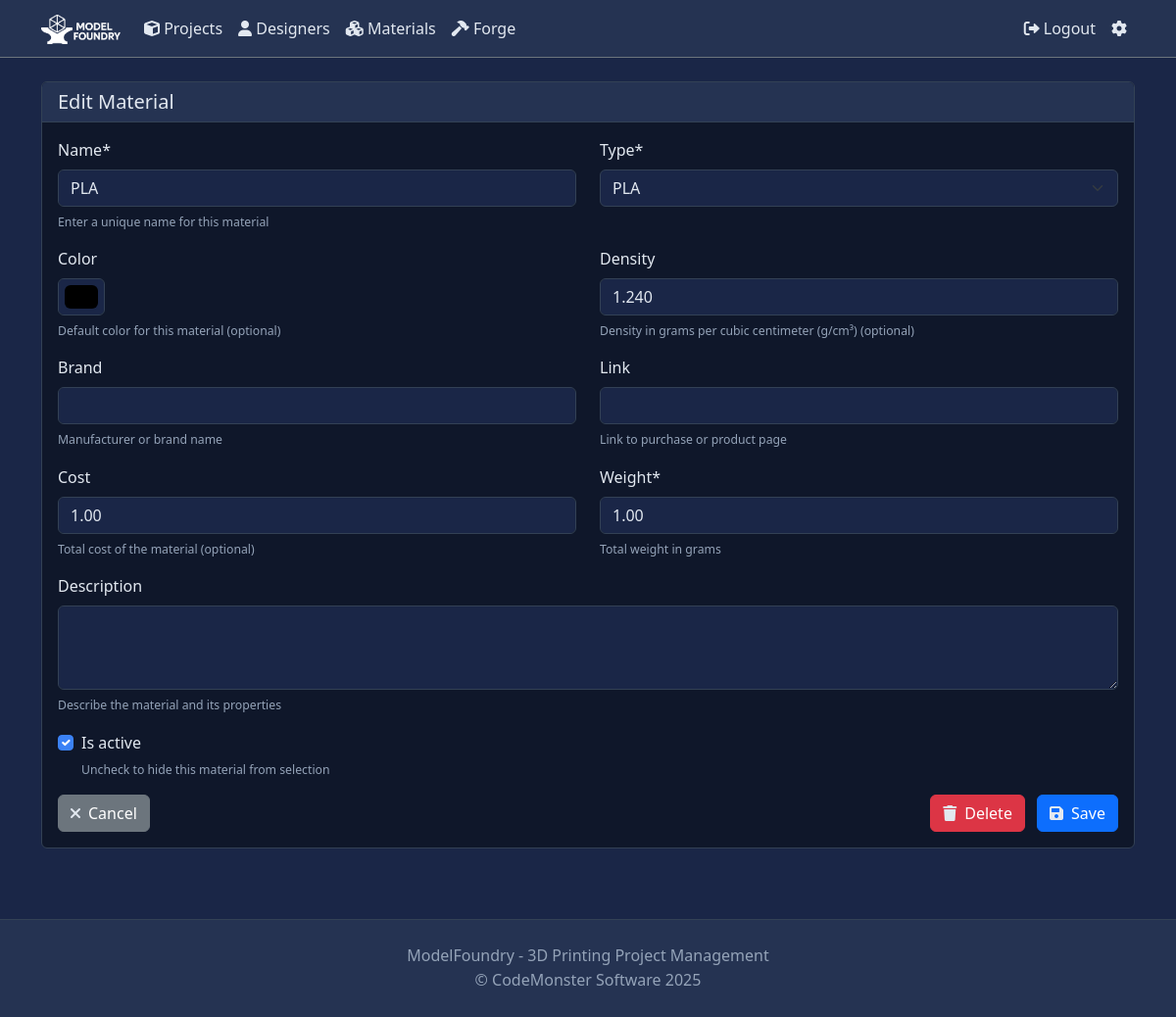
/materials/1/edit/ (signed in), run on the app's committed database.
### projects/models.py (models this page shows, shortened)
class Material(models.Model):
    MATERIAL_TYPES = [
        ('PLA', 'PLA'),
        ('ABS', 'ABS'),
        ('PETG', 'PETG'),
        ('TPU', 'TPU'),
        ('Nylon', 'Nylon'),
        ('PC', 'Polycarbonate'),
        ('ASA', 'ASA'),
        ('HIPS', 'HIPS'),
        ('PVA', 'PVA'),
        ('Resin', 'Resin'),
        ('Other', 'Other'),
    ]
    name = models.CharField(max_length=100, unique=True)
    type = models.CharField(max_length=20, choices=MATERIAL_TYPES, default='PLA')
    description = models.TextField(blank=True)
    density = models.DecimalField(max_digits=10, decimal_places=3, null=True, blank=True, help_text='Density in grams per cubic centimeter (g/cm³)')
    color = models.CharField(max_length=50, blank=True, help_text='Default color for this material (optional)')
    is_active = models.BooleanField(default=True)
    brand = models.CharField(max_length=100, blank=True, help_text='Manufacturer or brand name')
    link = models.URLField(max_length=200, blank=True, help_text='Link to purchase or product page')
    cost = models.DecimalField(max_digits=10, decimal_places=2, null=True, blank=True, help_text='Total cost of the material')
    weight = models.DecimalField(max_digits=10, decimal_places=2, help_text='Total weight in grams')
    created_at = models.DateTimeField(auto_now_add=True)
    updated_at = models.DateTimeField(auto_now=True)
    class Meta:
        ordering = ['name']

### projects/views.py (the view)
# urls.py: path('materials/<int:material_id>/edit/', views.material_edit, name='material_edit'),
@login_required
def material_edit(request, material_id):
    material = get_object_or_404(Material, id=material_id)
    if request.method == 'POST':
        form = MaterialForm(request.POST, instance=material)
        if form.is_valid():
            material = form.save()
            messages.success(request, f'Material "{material.name}" updated successfully.')
            return redirect('projects:material_list')
    else:
        form = MaterialForm(instance=material)
    return render(request, 'projects/material_form.html', {
        'form': form,
        'title': f'Edit {material.name}',
        'material': material,
    })

### projects/context_processors.py (called while the page is built)
def demo_banner(request):
    return {
        'DEMO_BANNER_TEXT': os.environ.get('DEMO_BANNER_TEXT', '')
    }

### projects/templatetags/theme.py (called while the page is built)
@register.simple_tag(takes_context=True)
def get_theme(context):
    request = context.get('request')
    if not request:
        return 'dark-theme'  # Default theme
    theme = request.COOKIES.get('theme_preference')
    if not theme and request.user.is_authenticated:
        try:
            appearance_settings = UserSettings.objects.get(
                user=request.user,
                settings_type='appearance'
            )
            if appearance_settings.settings_data:
                appearance_data = json.loads(appearance_settings.settings_data)
                theme = appearance_data.get('theme_preference')
        except (UserSettings.DoesNotExist, json.JSONDecodeError):
            pass
    if not theme:
        theme = 'dark'
    if theme == 'dark':
        return ''  # No class needed for dark theme (default)
    else:
        return f'{theme}-theme'

### projects/templates/projects/material_form.html (shortened to what this page needs)
{% extends 'projects/base.html' %}
{% load crispy_forms_tags %}
{% block content %}
<div class="container py-4">
    <div class="card">
        <div class="card-header">
            <h5 class="mb-0">{% if material %}Edit{% else %}New{% endif %} Material</h5>
        </div>
        <div class="card-body">
            <form method="post">
                <div class="row">
                    <div class="col-md-6">
                        {{ form.name|as_crispy_field }}
                    </div>
                    <div class="col-md-6">
                        {{ form.type|as_crispy_field }}
                    </div>
                </div>
                <div class="row">
                    <div class="col-md-6">
                        {{ form.color|as_crispy_field }}
                    </div>
                    <div class="col-md-6">
                        {{ form.density|as_crispy_field }}
                    </div>
                </div>
                <div class="row">
                    <div class="col-md-6">
                        {{ form.brand|as_crispy_field }}
                    </div>
                    <div class="col-md-6">
                        {{ form.link|as_crispy_field }}
                    </div>
                </div>
                <div class="row">
                    <div class="col-md-6">
                        {{ form.cost|as_crispy_field }}
                    </div>
                    <div class="col-md-6">
                        {{ form.weight|as_crispy_field }}
                    </div>
                </div>
                {{ form.description|as_crispy_field }}
                {{ form.is_active|as_crispy_field }}
                <div class="d-flex justify-content-between">
                    <a href="{% url 'projects:material_list' %}" class="btn btn-secondary">
                        <i class="fas fa-times me-2"></i>Cancel
                    </a>
                    <div>
                        {% if material %}
                        <a href="{% url 'projects:material_delete' material.id %}" class="btn btn-danger me-2">
                            <i class="fas fa-trash me-2"></i>Delete
                        </a>
                        {% endif %}
                        <button type="submit" class="btn btn-primary">
                            <i class="fas fa-save me-2"></i>Save
                        </button>
                    </div>
                </div>
            </form>
        </div>
    </div>
</div>
{% endblock %}

### projects/static/projects/css/style.css (style rules this page uses)
:root { --bg-dark: #1a1a1a; --bg-darker: #121212; --bg-grey: #2d2d2d; --text-light: #e0e0e0; --text-muted: #a0a0a0; --border-dark: #404040; --primary-color: #0d6efd; --border-color: var(--border-dark); }

### projects/templates/projects/base.html (style rules this page uses)
:root { --bg-dark: #1a1a1a; --bg-darker: #121212; --bg-grey: #2d2d2d; --text-light: #e0e0e0; --text-muted: #a0a0a0; --border-dark: #404040; --primary-color: #0d6efd; }
:root.midnight-theme { --bg-dark: #1a2647; --bg-darker: #0f172a; --bg-grey: #253352; --text-light: #e2e8f0; --text-muted: #94a3b8; --border-dark: #334155; --primary-color: #3b82f6; }
body { background-color: var(--bg-dark); color: var(--text-light); }
p, span, div, a, li, label, small, strong, em, i, b { color: var(--text-light); }
h1, h2, h3, h4, h5, h6, .h1, .h2, .h3, .h4, .h5, .h6, .display-1, .display-2, .display-3, .display-4, .display-5, .display-6, .card-title, .card-subtitle, .modal-title, .modal-header h1, .modal-header h2, .modal-header h3, .modal-header h4, .modal-header h5, .modal-header h6, .lead { color: var(--text-light) !important; }
h5, .h5 { font-size: 1.25rem; }
.text-muted { color: var(--text-muted) !important; }
.card { background-color: var(--bg-darker); border-color: var(--border-dark); }
.card-header { background-color: var(--bg-grey); border-bottom-color: var(--border-dark); }
.card-header h1, .card-header h5 { color: var(--text-light); margin: 0; }
.form-select, .form-control { background-color: var(--bg-dark); border-color: var(--border-dark); color: var(--text-light) !important; }
.form-control::placeholder, .form-select::placeholder { color: var(--text-muted); opacity: 0.7; }
input[type="number"] { -moz-appearance: textfield; }
.form-label { color: var(--text-light); }
.form-text { color: var(--text-muted) !important; }
.form-check-input { background-color: var(--bg-dark); border-color: var(--border-dark); }
.form-check-input:checked { background-color: var(--primary-color); border-color: var(--primary-color); }
.form-check-label { color: var(--text-light); }

### data on the page
Material: name "PLA", type "PLA", color "#000000", density "1.240", cost "1.00", weight "1.00", is_active "☑"
